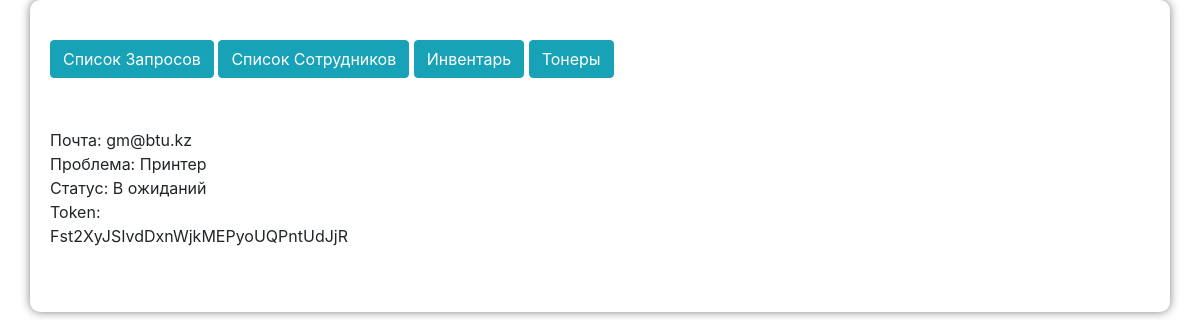
The app's page /zapros/detail/193 (signed in) with its own data.
### blog/models.py (models this page shows, shortened)
class Zapros(models.Model):
    name = models.CharField('Почта',max_length=200, default='')
    problem = models.TextField('Опишите проблему',max_length=200, default='')
    unique_id = get_random_string(length=32)
    verification = models.CharField(unique_id, max_length=200, default = unique_id)
    status = models.CharField('Статус', max_length=200, default = 'new')
    def __str__(self):
        return self.name

### blog/views.py (the view)
# urls.py: path('zapros/detail/<int:pk>', views.zapros_detail, name='zapros_detail'),
def zapros_detail(request, pk):
    currents = Zapros.objects.filter(id=pk)
    context = {
        'currents': currents
    }
    return render(request, 'blog/zapros_detail.html', context)

### blog/templates/blog/zapros_detail.html (shortened to what this page needs)
{% extends 'blog/base.html' %}
{% block content %}
    {% if user.is_authenticated %}
        {% for current in currents %}
            Почта: {{ current }} <br>
            Проблема: {{ current.problem }} <br>
            Статус: {% if  current.status == 'new' %} Текущий {% elif current.status == 'awaits' %} В ожиданий {% else %} Закрытые {% endif %} <br>
            <div class="token" name="{{ current.verification }}">Token: <div id="token">{{ current.verification }}</div><br></div>
        {% endfor %}
    {% else %}
        Запрос помечен выполненным!
    {% endif %}
{% endblock %}

### records on screen
Zapros: name "gm@btu.kz", problem "Принтер", status "В ожиданий", verification "Fst2XyJSIvdDxnWjkMEPyoUQPntUdJjR"
